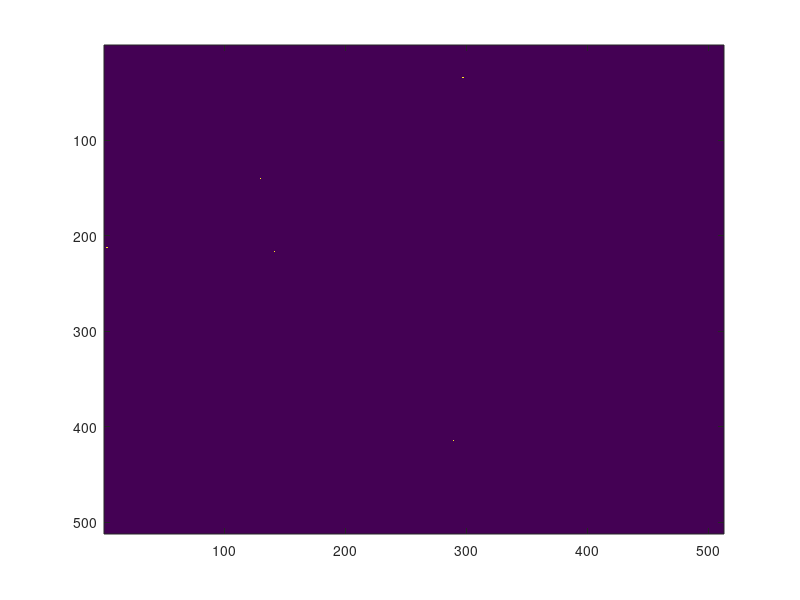

MATLAB code to generate this figure: (Note: this script raises an error after producing the figure.)
% builds an image (with arbitrary image_size) with randomly positioned 
% nspots spots, each the center of a 3D gaussian PSF (psfsigmaxy,psfsigmaz)

%% spots are always positioned at the center of the pixel they fall within.

%% parameters
img_size = [512,512,50]; %size of the stack: [nx ny nz] (integers).
nspots = 5; % number of spots in the image (integer)
psfsize = 21; %has to be odd number; the size of the kernel over which 
% the PSF is assumed to take non-negligible values
psfsigmaxy = 2; % sigma of gaussian PSF profile in the lateral plane
psfsigmaz = 5; % sigma of gaussian PSF profile in the axial direction

%% build artificial image and add center position of each spot
% zero evereywhere, except ones at the central pixel 
% of each randomly positioned spots
artificial_img = zeros(img_size);

spots_centers = rand(nspots,3);
spots_centers(:,1) = img_size(1)*spots_centers(:,1);
spots_centers(:,2) = img_size(2)*spots_centers(:,2);
spots_centers(:,3) = img_size(3)*spots_centers(:,3);
spots_centers = ceil(spots_centers);

%save position floats with loc3 file convention
save('testloc.loc3','spots_centers','-ascii');

%convert float positions with origin at image edge to pixel integers

spots_centers = sub2ind(img_size,...
    spots_centers(:,1),spots_centers(:,2),spots_centers(:,3));

artificial_img(spots_centers) = 1;

figure; imagesc( squeeze(max(artificial_img,[],3)) );
%you can also just generate an image in the workplace and name it
%artificial_img if you need deterministic spots, then run the rest of code
%section by section

%% convolve spot positions with PSF and save image
%build a grid of xyz coordinates
[y,x,z] = meshgrid( -floor(psfsize/2):floor(psfsize/2),...
    -floor(psfsize/2):floor(psfsize/2),...
    -floor(psfsize/2):floor(psfsize/2));

psf = exp( - (x.^2) / (2*psfsigmaxy^2)) ...
    .* exp( - (y.^2) / (2*psfsigmaxy^2)) ...
    .* exp( - (z.^2) / (2*psfsigmaz^2));

artificial_img = imfilter(artificial_img,psf,'conv');

figure; imagesc( squeeze(max(artificial_img,[],3)) );

save_as_tiff(artificial_img, 'testimg.tif',1);